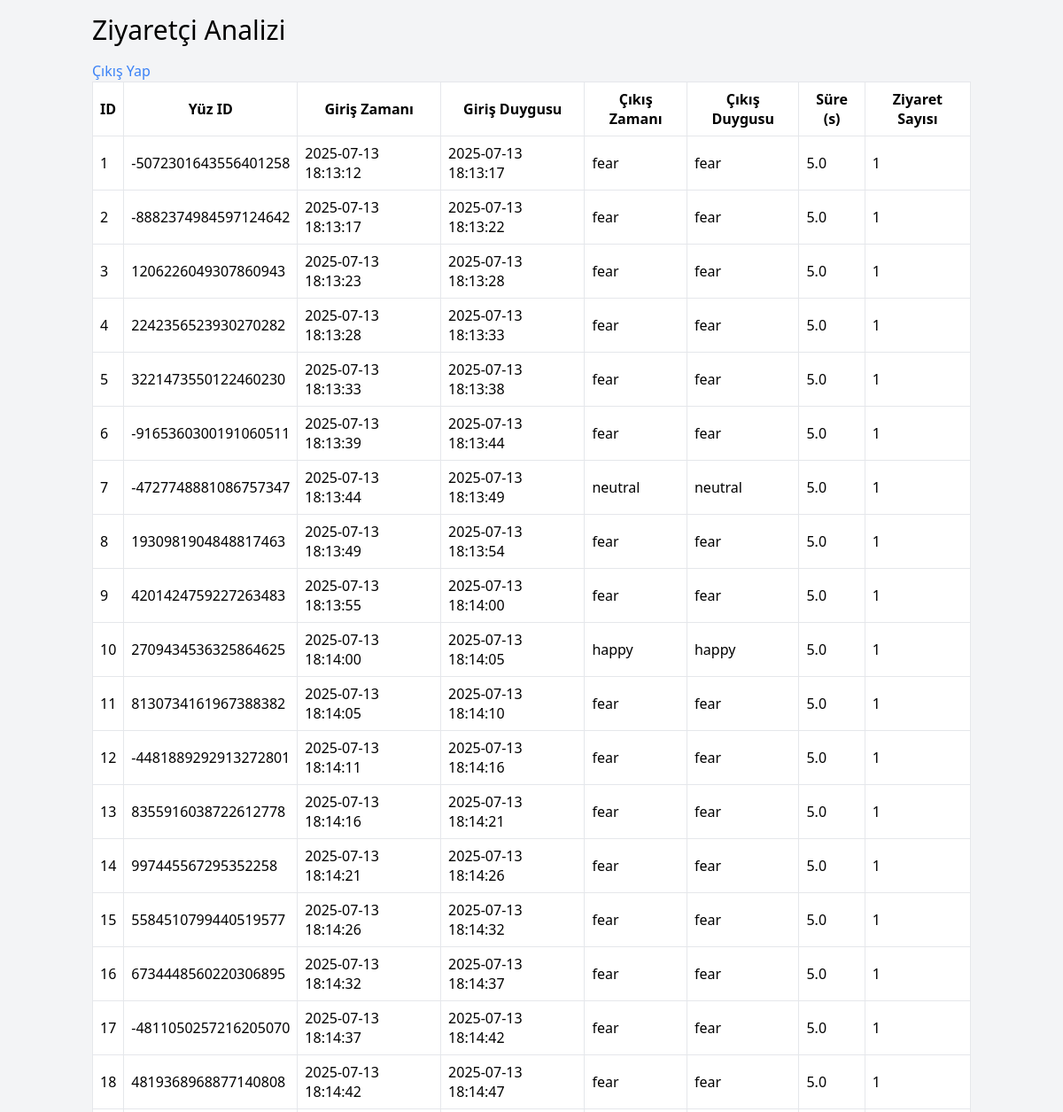
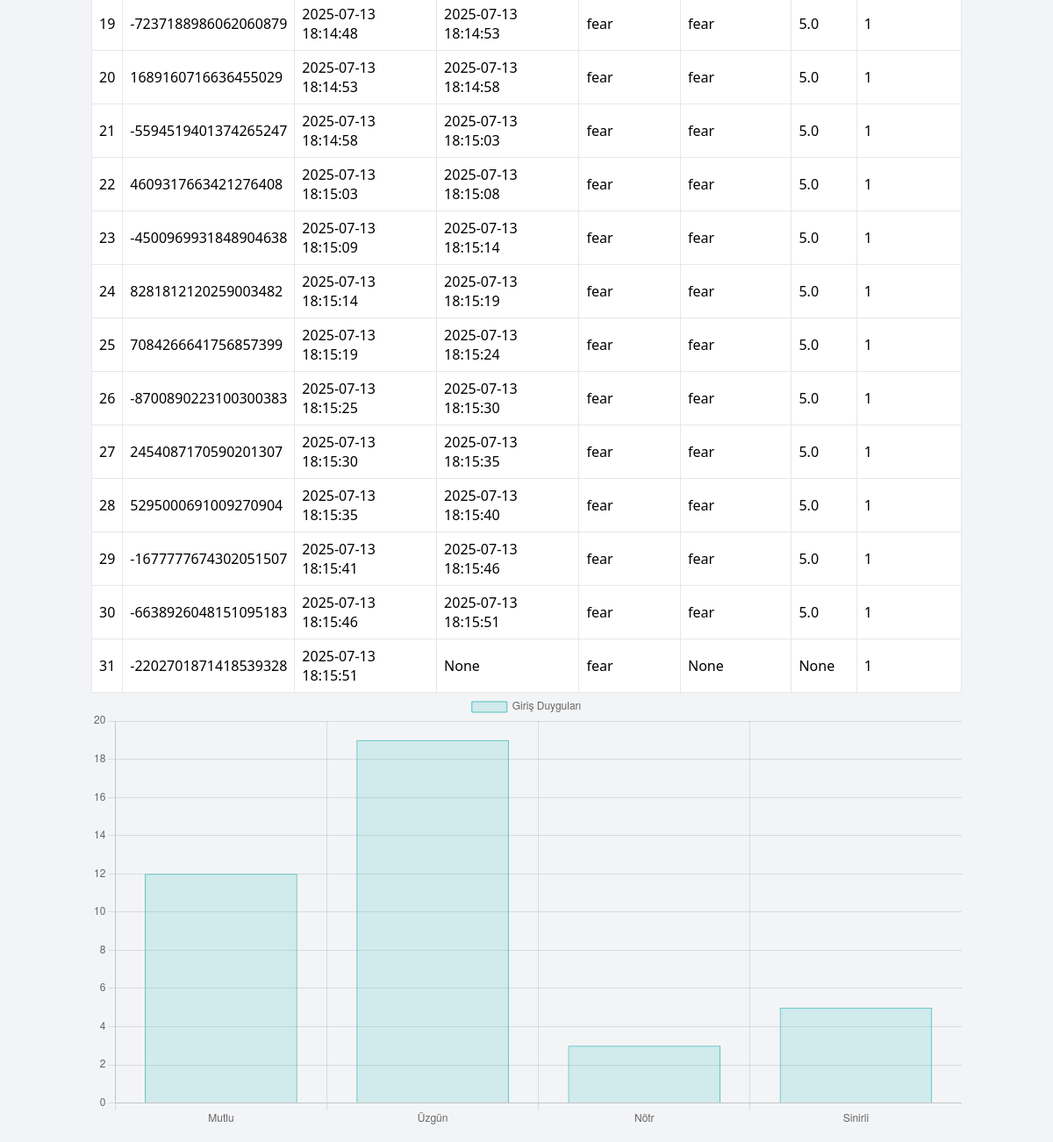
The app's page /dashboard (signed in) with its own data (2 pictures, top to bottom).
### tables this page shows
CREATE TABLE visitors (
            id INTEGER PRIMARY KEY AUTOINCREMENT,
            face_id TEXT,
            entry_time TEXT,
            exit_time TEXT,
            emotion_entry TEXT,
            emotion_exit TEXT,
            duration REAL,
            visit_count INTEGER
        );

### app.py (the view)
@app.route('/dashboard')
def dashboard():
    if 'username' not in session:
        return redirect(url_for('index'))
    conn = sqlite3.connect('visitor_data.db')
    cursor = conn.cursor()
    cursor.execute('SELECT * FROM visitors')
    data = cursor.fetchall()
    conn.close()
    return render_template('dashboard.html', data=data)

### templates/dashboard.html (shortened to what this page needs)
        <!DOCTYPE html>
<html>
<head>
    <script src="https://cdn.tailwindcss.com"></script>
</head>
<body class="bg-gray-100">
    <div class="container mx-auto p-4">
        <h1 class="text-3xl mb-4">Ziyaretçi Analizi</h1>
        <a href="/logout" class="text-blue-500">Çıkış Yap</a>
        <table class="min-w-full bg-white border">
            <thead>
                <tr>
                    <th class="border p-2">ID</th>
                    <th class="border p-2">Yüz ID</th>
                    <th class="border p-2">Giriş Zamanı</th>
                    <th class="border p-2">Giriş Duygusu</th>
                    <th class="border p-2">Çıkış Zamanı</th>
                    <th class="border p-2">Çıkış Duygusu</th>
                    <th class="border p-2">Süre (s)</th>
                    <th class="border p-2">Ziyaret Sayısı</th>
                </tr>
            </thead>
            <tbody>
                {% for row in data %}
                <tr>
                    <td class="border p-2">{{ row[0] }}</td>
                    <td class="border p-2">{{ row[1] }}</td>
                    <td class="border p-2">{{ row[2] }}</td>
                    <td class="border p-2">{{ row[3] }}</td>
                    <td class="border p-2">{{ row[4] }}</td>
                    <td class="border p-2">{{ row[5] }}</td>
                    <td class="border p-2">{{ row[6] }}</td>
                    <td class="border p-2">{{ row[7] }}</td>
                </tr>
                {% endfor %}
            </tbody>
        </table>
        <canvas id="emotionChart" width="400" height="200"></canvas>
        <script>
            const ctx = document.getElementById('emotionChart').getContext('2d');
            const chart = new Chart(ctx, {
                type: 'bar',
                data: {
                    labels: ['Mutlu', 'Üzgün', 'Nötr', 'Sinirli'],
                    datasets: [{
                        label: 'Giriş Duyguları',
                        data: [12, 19, 3, 5], // Örnek veri, veritabanından çekilecek
                        backgroundColor: 'rgba(75, 192, 192, 0.2)',
                        borderColor: 'rgba(75, 192, 192, 1)',
                        borderWidth: 1
                    }]
                },
                options: {
                    scales: {
                        y: {
                            beginAtZero: true
                        }
                    }
                }
            });
        </script>
    </div>
</body>
</html>

### records on screen
visitors: id "1", face "-5072301643556401258", entry_time "2025-07-13 18:13:12", exit_time "2025-07-13 18:13:17", emotion_entry "fear", emotion_exit "fear", duration "5.0", visit_count "1"
visitors: id "2", face "-8882374984597124642", entry_time "2025-07-13 18:13:17", exit_time "2025-07-13 18:13:22", emotion_entry "fear", emotion_exit "fear", duration "5.0", visit_count "1"
visitors: id "3", face "1206226049307860943", entry_time "2025-07-13 18:13:23", exit_time "2025-07-13 18:13:28", emotion_entry "fear", emotion_exit "fear", duration "5.0", visit_count "1"
visitors: id "4", face "2242356523930270282", entry_time "2025-07-13 18:13:28", exit_time "2025-07-13 18:13:33", emotion_entry "fear", emotion_exit "fear", duration "5.0", visit_count "1"
visitors: id "5", face "3221473550122460230", entry_time "2025-07-13 18:13:33", exit_time "2025-07-13 18:13:38", emotion_entry "fear", emotion_exit "fear", duration "5.0", visit_count "1"
visitors: id "6", face "-9165360300191060511", entry_time "2025-07-13 18:13:39", exit_time "2025-07-13 18:13:44", emotion_entry "fear", emotion_exit "fear", duration "5.0", visit_count "1"
visitors: id "7", face "-4727748881086757347", entry_time "2025-07-13 18:13:44", exit_time "2025-07-13 18:13:49", emotion_entry "neutral", emotion_exit "neutral", duration "5.0", visit_count "1"
visitors: id "8", face "1930981904848817463", entry_time "2025-07-13 18:13:49", exit_time "2025-07-13 18:13:54", emotion_entry "fear", emotion_exit "fear", duration "5.0", visit_count "1"
visitors: id "9", face "4201424759227263483", entry_time "2025-07-13 18:13:55", exit_time "2025-07-13 18:14:00", emotion_entry "fear", emotion_exit "fear", duration "5.0", visit_count "1"
visitors: id "10", face "2709434536325864625", entry_time "2025-07-13 18:14:00", exit_time "2025-07-13 18:14:05", emotion_entry "happy", emotion_exit "happy", duration "5.0", visit_count "1"
visitors: id "11", face "8130734161967388382", entry_time "2025-07-13 18:14:05", exit_time "2025-07-13 18:14:10", emotion_entry "fear", emotion_exit "fear", duration "5.0", visit_count "1"
visitors: id "12", face "-4481889292913272801", entry_time "2025-07-13 18:14:11", exit_time "2025-07-13 18:14:16", emotion_entry "fear", emotion_exit "fear", duration "5.0", visit_count "1"
visitors: id "13", face "8355916038722612778", entry_time "2025-07-13 18:14:16", exit_time "2025-07-13 18:14:21", emotion_entry "fear", emotion_exit "fear", duration "5.0", visit_count "1"
visitors: id "14", face "997445567295352258", entry_time "2025-07-13 18:14:21", exit_time "2025-07-13 18:14:26", emotion_entry "fear", emotion_exit "fear", duration "5.0", visit_count "1"
visitors: id "15", face "5584510799440519577", entry_time "2025-07-13 18:14:26", exit_time "2025-07-13 18:14:32", emotion_entry "fear", emotion_exit "fear", duration "5.0", visit_count "1"
visitors: id "16", face "6734448560220306895", entry_time "2025-07-13 18:14:32", exit_time "2025-07-13 18:14:37", emotion_entry "fear", emotion_exit "fear", duration "5.0", visit_count "1"
visitors: id "17", face "-4811050257216205070", entry_time "2025-07-13 18:14:37", exit_time "2025-07-13 18:14:42", emotion_entry "fear", emotion_exit "fear", duration "5.0", visit_count "1"
visitors: id "18", face "4819368968877140808", entry_time "2025-07-13 18:14:42", exit_time "2025-07-13 18:14:47", emotion_entry "fear", emotion_exit "fear", duration "5.0", visit_count "1"
visitors: id "19", face "-7237188986062060879", entry_time "2025-07-13 18:14:48", exit_time "2025-07-13 18:14:53", emotion_entry "fear", emotion_exit "fear", duration "5.0", visit_count "1"
visitors: id "20", face "1689160716636455029", entry_time "2025-07-13 18:14:53", exit_time "2025-07-13 18:14:58", emotion_entry "fear", emotion_exit "fear", duration "5.0", visit_count "1"
visitors: id "21", face "-5594519401374265247", entry_time "2025-07-13 18:14:58", exit_time "2025-07-13 18:15:03", emotion_entry "fear", emotion_exit "fear", duration "5.0", visit_count "1"
visitors: id "22", face "4609317663421276408", entry_time "2025-07-13 18:15:03", exit_time "2025-07-13 18:15:08", emotion_entry "fear", emotion_exit "fear", duration "5.0", visit_count "1"
visitors: id "23", face "-4500969931848904638", entry_time "2025-07-13 18:15:09", exit_time "2025-07-13 18:15:14", emotion_entry "fear", emotion_exit "fear", duration "5.0", visit_count "1"
visitors: id "24", face "8281812120259003482", entry_time "2025-07-13 18:15:14", exit_time "2025-07-13 18:15:19", emotion_entry "fear", emotion_exit "fear", duration "5.0", visit_count "1"
visitors: id "25", face "7084266641756857399", entry_time "2025-07-13 18:15:19", exit_time "2025-07-13 18:15:24", emotion_entry "fear", emotion_exit "fear", duration "5.0", visit_count "1"
visitors: id "26", face "-8700890223100300383", entry_time "2025-07-13 18:15:25", exit_time "2025-07-13 18:15:30", emotion_entry "fear", emotion_exit "fear", duration "5.0", visit_count "1"
visitors: id "27", face "2454087170590201307", entry_time "2025-07-13 18:15:30", exit_time "2025-07-13 18:15:35", emotion_entry "fear", emotion_exit "fear", duration "5.0", visit_count "1"
visitors: id "28", face "5295000691009270904", entry_time "2025-07-13 18:15:35", exit_time "2025-07-13 18:15:40", emotion_entry "fear", emotion_exit "fear", duration "5.0", visit_count "1"
visitors: id "29", face "-1677777674302051507", entry_time "2025-07-13 18:15:41", exit_time "2025-07-13 18:15:46", emotion_entry "fear", emotion_exit "fear", duration "5.0", visit_count "1"
visitors: id "30", face "-6638926048151095183", entry_time "2025-07-13 18:15:46", exit_time "2025-07-13 18:15:51", emotion_entry "fear", emotion_exit "fear", duration "5.0", visit_count "1"
visitors: id "31", face "-2202701871418539328", entry_time "2025-07-13 18:15:51", row "None", emotion_entry "fear", visit_count "1"
